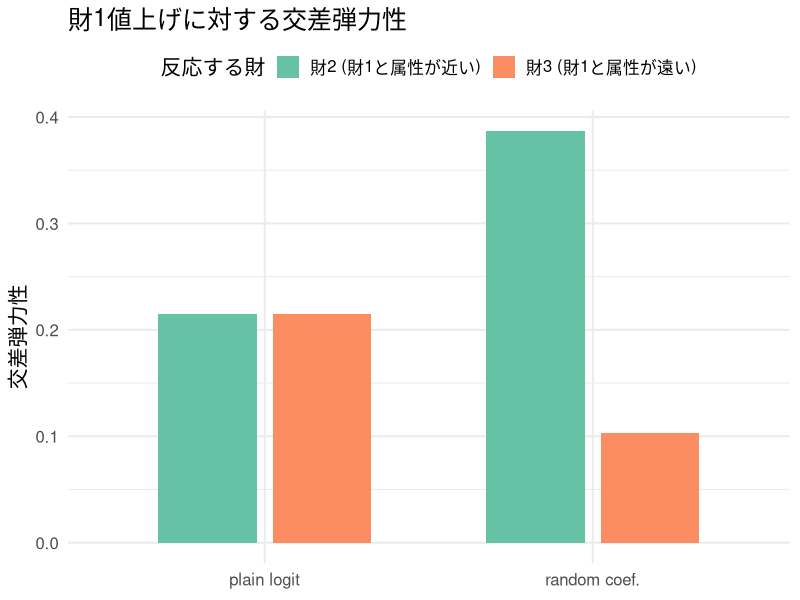
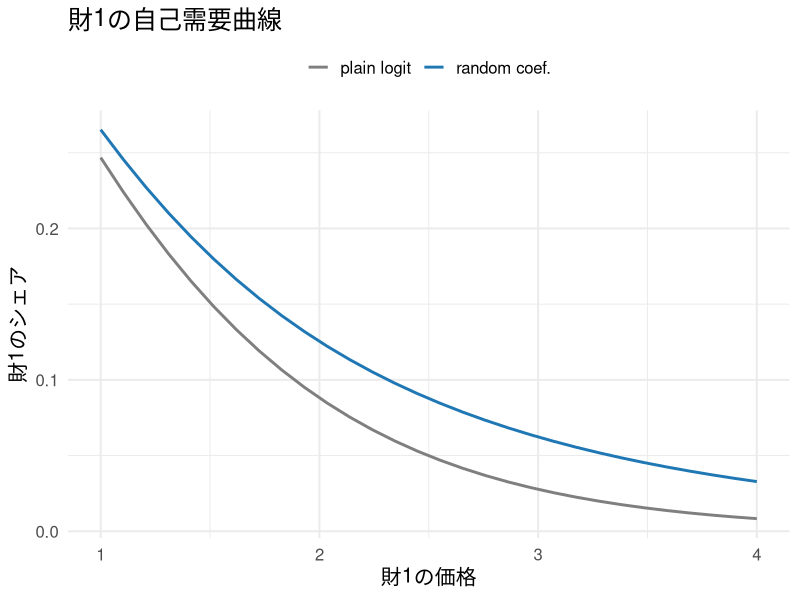
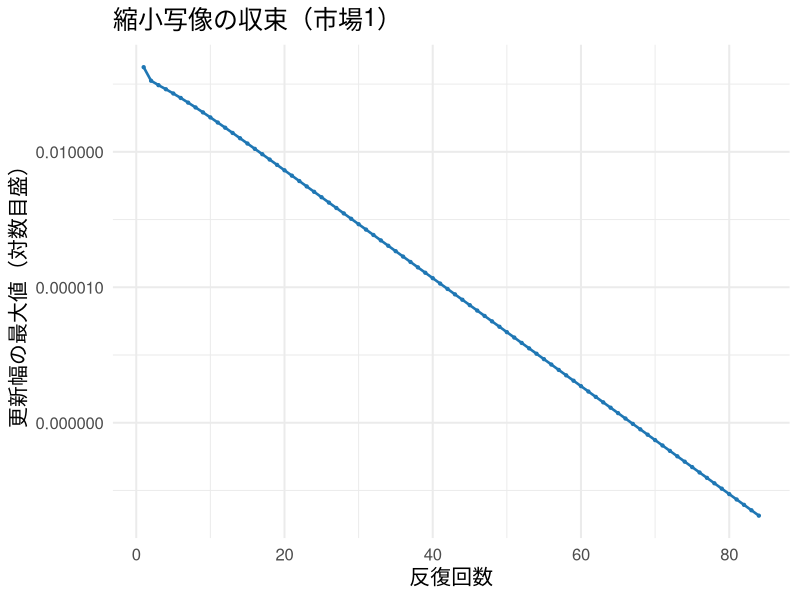
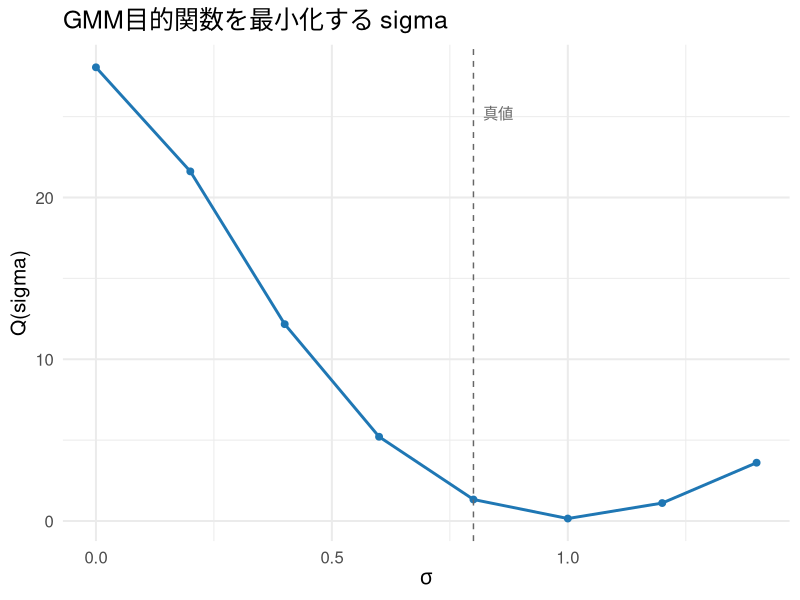
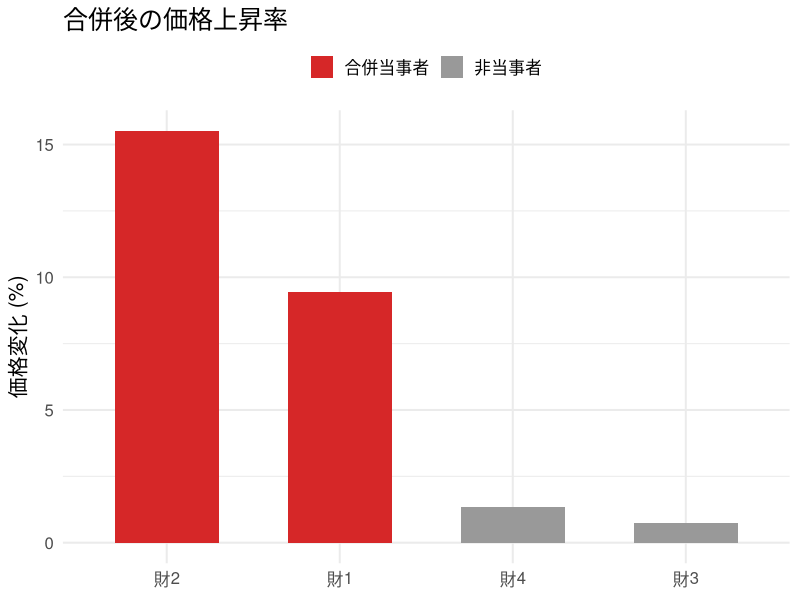

Write the R code that produced these figures, in order.
## ---- chunk 1
#| include: false
library(ggplot2)
library(dplyr)
library(tidyr)
library(scales)
library(knitr)

set.seed(20264)

theme_slide <- function() {
  fam <- if (Sys.info()[["sysname"]] == "Darwin") "Hiragino Sans" else ""
  theme_minimal(base_size = 15, base_family = fam)
}
theme_set(theme_slide())
knitr::opts_chunk$set(fig.align = "center", dpi = 144)
options(scipen = 8)
## ---- chunk 2
#| label: sim-shares-fn
#| echo: true
#| output-location: fragment
sim_shares <- function(x, p, beta0, beta_x, sigma_x, abar, sigma_p, nu_x, nu_p) {
  beta_i  <- beta_x + sigma_x * nu_x            # 属性への好み（人ごと）
  alpha_i <- exp(abar + sigma_p * nu_p)         # 価格係数（対数正規で正）
  V  <- beta0 + outer(beta_i, x) - outer(alpha_i, p)  # (ns x J) 効用
  eV <- exp(V)
  s_ij <- eV / (1 + rowSums(eV))                # 個人ごとの logit シェア
  colMeans(s_ij)                                # 人々について平均 = モンテカルロ積分
}
## ---- chunk 3
#| label: rc-setup
#| include: false
x_char <- c(1.0, 0.9, -0.8)
beta0  <- -1.0
beta_x <- 1.2
abar   <- 0.2
p_base <- c(2.0, 2.1, 1.8)

ns_rc <- 100
nu_x <- rnorm(ns_rc)
nu_p <- rnorm(ns_rc)

s_homog <- sim_shares(x_char, p_base, beta0, beta_x, 0.0, abar, 0.0, nu_x, nu_p)
s_heter <- sim_shares(x_char, p_base, beta0, beta_x, 1.2, abar, 0.6, nu_x, nu_p)
## ---- chunk 4
#| label: rc-share-table
data.frame(
  product = c("財1", "財2", "財3"),
  x       = x_char,
  share_homog = round(s_homog, 4),
  share_heter = round(s_heter, 4)
) |> kable(col.names = c("財", "属性x", "シェア（同質）", "シェア（異質）"))
## ---- chunk 5
#| label: rc-elast-calc
#| include: false
cross_elast <- function(sigma_x, sigma_p) {
  eps <- 1e-5
  s0 <- sim_shares(x_char, p_base, beta0, beta_x, sigma_x, abar, sigma_p, nu_x, nu_p)
  E  <- matrix(0, 3, 3)
  for (k in 1:3) {
    p_up <- p_base; p_up[k] <- p_up[k] + eps
    s1 <- sim_shares(x_char, p_up, beta0, beta_x, sigma_x, abar, sigma_p, nu_x, nu_p)
    E[, k] <- (s1 - s0) / eps * p_base[k] / s0
  }
  dimnames(E) <- list(paste0("財", 1:3), paste0("値上げ:財", 1:3))
  round(E, 3)
}

E_homog <- cross_elast(0.0, 0.0)
E_heter <- cross_elast(1.2, 0.6)
## ---- chunk 6
#| label: rc-elast-homog
kable(E_homog, caption = "同質（plain logit）の弾力性行列（列 = どの財を値上げしたか）")
## ---- chunk 7
#| label: rc-elast-heter
kable(E_heter, caption = "異質（random coefficient）の弾力性行列")
## ---- chunk 8
#| label: fig-rc-cross
#| fig-height: 3.9
df_plot <- data.frame(
  responder = rep(c("財2 (財1と属性が近い)", "財3 (財1と属性が遠い)"), 2),
  model     = rep(c("plain logit", "random coef."), each = 2),
  elasticity = c(E_homog[2, 1], E_homog[3, 1], E_heter[2, 1], E_heter[3, 1])
)
ggplot(df_plot, aes(model, elasticity, fill = responder)) +
  geom_col(position = position_dodge(width = 0.7), width = 0.6) +
  scale_fill_brewer(palette = "Set2") +
  labs(title = "財1値上げに対する交差弾力性",
       x = NULL, y = "交差弾力性", fill = "反応する財") +
  theme(legend.position = "top")
## ---- chunk 9
#| label: fig-rc-demand
#| fig-height: 3.9
p_grid <- seq(1.0, 4.0, length.out = 30)
demand_curve <- function(sigma_x, sigma_p) {
  sapply(p_grid, function(pp) {
    p_try <- p_base; p_try[1] <- pp
    sim_shares(x_char, p_try, beta0, beta_x, sigma_x, abar, sigma_p, nu_x, nu_p)[1]
  })
}
dc <- data.frame(
  price = rep(p_grid, 2),
  share = c(demand_curve(0.0, 0.0), demand_curve(1.2, 0.6)),
  model = rep(c("plain logit", "random coef."), each = length(p_grid))
)
ggplot(dc, aes(price, share, color = model)) +
  geom_line(linewidth = 1) +
  scale_color_manual(values = c("plain logit" = "grey50", "random coef." = "#1f77b4")) +
  labs(title = "財1の自己需要曲線", x = "財1の価格", y = "財1のシェア", color = NULL) +
  theme(legend.position = "top")
## ---- chunk 10
#| label: blp-dgp
#| include: false
J <- 3; Tm <- 60; ns_blp <- 100
beta0_true  <- 4.0      # 定数項
beta_x_true <- 1.5      # 属性への平均選好
abar_true   <- 0.5      # log 価格係数の中心
sigma_true  <- 0.8      # 価格係数のばらつき（推定対象）

x  <- matrix(rnorm(Tm * J), Tm, J)                 # 属性（外生）
w  <- matrix(runif(Tm * J, 0.3, 1.3), Tm, J)       # コストシフター
xi <- matrix(rnorm(Tm * J, 0, 0.6), Tm, J)         # 需要ショック

g0 <- 0.2; gx <- 0.2; gw <- 1.0
omega <- matrix(rnorm(Tm * J, 0, 0.1), Tm, J)
mc <- exp(g0 + gx * x + gw * w + omega)

alpha0_true <- exp(abar_true)
price <- mc * 1.4 + 0.8 * pmax(xi, 0) + 0.1        # xi に反応 -> 内生

nu_blp <- rnorm(ns_blp)   # シミュレーション個人（全市場共通）

shares_from_delta <- function(delta_t, p_t, abar, sigma, nu) {
  alpha_i <- exp(abar + sigma * nu)
  alpha0  <- exp(abar)
  mu <- -outer(alpha_i - alpha0, p_t)
  V  <- sweep(mu, 2, delta_t, "+")
  eV <- exp(V)
  colMeans(eV / (1 + rowSums(eV)))
}

delta_true <- beta0_true + beta_x_true * x - alpha0_true * price + xi
S_obs <- matrix(0, Tm, J)
for (t in 1:Tm) {
  S_obs[t, ] <- shares_from_delta(delta_true[t, ], price[t, ], abar_true, sigma_true, nu_blp)
}
S0_obs <- 1 - rowSums(S_obs)
## ---- chunk 11
#| label: blp-endog-table
endog_df <- data.frame(
  product = paste0("財", 1:J),
  cor_price_xi = round(sapply(1:J, function(j) cor(price[, j], xi[, j])), 3)
)
kable(endog_df, col.names = c("財", "corr(price, xi)"))
## ---- chunk 12
#| label: solve-delta-fn
#| echo: true
#| output-location: fragment
solve_delta <- function(sigma, abar, S_obs, S0_obs, price, nu,
                        tol = 1e-10, maxit = 500, trace_t = NULL) {
  delta <- log(S_obs) - log(S0_obs)    # 初期値 = plain logit の Berry 反転
  trace <- NULL
  for (t in 1:nrow(S_obs)) {
    d <- delta[t, ]; errs <- numeric(0)
    for (it in 1:maxit) {
      s_pred <- shares_from_delta(d, price[t, ], abar, sigma, nu)
      d_new  <- d + log(S_obs[t, ]) - log(s_pred)   # 縮小写像の更新
      err <- max(abs(d_new - d)); errs <- c(errs, err); d <- d_new
      if (err < tol) break
    }
    delta[t, ] <- d
    if (!is.null(trace_t) && t == trace_t) trace <- errs
  }
  list(delta = delta, trace = trace)
}
## ---- chunk 13
#| label: solve-delta-run
#| include: false
res_true <- solve_delta(sigma_true, abar_true, S_obs, S0_obs, price, nu_blp, trace_t = 1)
recon_err <- max(abs(sapply(1:Tm, function(t)
  shares_from_delta(res_true$delta[t, ], price[t, ], abar_true, sigma_true, nu_blp) - S_obs[t, ])))
delta_err <- max(abs(res_true$delta - delta_true))
n_iter1 <- length(res_true$trace)
## ---- chunk 14
#| label: fig-contraction
#| fig-height: 3.7
df_trace <- data.frame(iter = seq_along(res_true$trace), err = res_true$trace)
ggplot(df_trace, aes(iter, err)) +
  geom_line(color = "#1f77b4", linewidth = 0.9) +
  geom_point(color = "#1f77b4", size = 0.8) +
  scale_y_log10(labels = label_number()) +
  labs(title = "縮小写像の収束（市場1）",
       x = "反復回数", y = "更新幅の最大値（対数目盛）")
## ---- chunk 15
#| label: blp-iv-setup
#| include: false
build_Z <- function(x, w) {
  Tn <- nrow(x); Jn <- ncol(x)
  Z <- matrix(0, Tn * Jn, 5)
  row <- 1
  for (t in 1:Tn) for (j in 1:Jn) {
    others <- setdiff(1:Jn, j)
    Z[row, ] <- c(1, x[t, j], w[t, j], sum(x[t, others]), sum(w[t, others]))
    row <- row + 1
  }
  Z
}
build_X <- function(x, price) {
  cbind(1, as.vector(t(x)), as.vector(t(price)))
}

Z    <- build_Z(x, w)
Xmat <- build_X(x, price)

gmm_step <- function(sigma, abar) {
  res <- solve_delta(sigma, abar, S_obs, S0_obs, price, nu_blp)
  d <- as.vector(t(res$delta))
  W <- solve(crossprod(Z))
  ZX <- crossprod(Z, Xmat)
  Zd <- crossprod(Z, d)
  theta1 <- solve(t(ZX) %*% W %*% ZX, t(ZX) %*% W %*% Zd)
  xi_hat <- d - Xmat %*% theta1
  g <- crossprod(Z, xi_hat)
  Q <- as.numeric(t(g) %*% W %*% g)
  list(Q = Q, theta1 = as.vector(theta1), xi_hat = xi_hat)
}
## ---- chunk 16
#| label: blp-gmm-run
#| include: false
sigma_grid <- c(0.0, 0.2, 0.4, 0.6, 0.8, 1.0, 1.2, 1.4)
Q_vals <- sapply(sigma_grid, function(s) gmm_step(s, abar_true)$Q)
best_sigma <- sigma_grid[which.min(Q_vals)]
fit_best <- gmm_step(best_sigma, abar_true)
## ---- chunk 17
#| label: fig-gmm-q
#| fig-height: 3.7
df_Q <- data.frame(sigma = sigma_grid, Q = Q_vals)
ggplot(df_Q, aes(sigma, Q)) +
  geom_line(color = "#1f77b4", linewidth = 1) +
  geom_point(size = 2, color = "#1f77b4") +
  geom_vline(xintercept = sigma_true, linetype = "dashed", color = "grey40") +
  annotate("text", x = sigma_true + 0.02, y = max(Q_vals) * 0.9,
           label = "真値", hjust = 0, color = "grey40") +
  labs(title = "GMM目的関数を最小化する sigma",
       x = expression(sigma), y = "Q(sigma)")
## ---- chunk 18
#| label: blp-linear-table
data.frame(
  parameter = c("定数 (beta_0)", "属性 (beta_x)", "価格 (-alpha_0)"),
  estimated = round(fit_best$theta1, 3),
  truth     = round(c(beta0_true, beta_x_true, -alpha0_true), 3)
) |> kable(col.names = c("パラメータ", "推定値", "真値"))
## ---- chunk 19
#| label: merger-setup
#| include: false
abar_m  <- 0.5      # 推定された log 価格係数の中心（前節と整合）
sigma_m <- 0.8      # 推定された異質性
Jm <- 4
nu_m <- rnorm(ns_blp)

xbeta_xi  <- c(3.0, 2.6, 2.9, 2.7)     # 財1-4 の属性込み平均効用（価格を除く）
mc_true_m <- c(1.0, 1.1, 1.2, 0.9)     # 真の限界費用（答え合わせ用）

choice_probs <- function(p) {
  alpha_i <- exp(abar_m + sigma_m * nu_m)
  V <- sweep(-outer(alpha_i, p), 2, xbeta_xi, "+")
  eV <- exp(V)
  eV / (1 + rowSums(eV))
}
agg_shares <- function(p) colMeans(choice_probs(p))

dS_dp <- function(p) {
  alpha_i <- exp(abar_m + sigma_m * nu_m)
  sij <- choice_probs(p)
  Jmat <- matrix(0, Jm, Jm)
  for (j in 1:Jm) for (k in 1:Jm) {
    if (k == j) {
      Jmat[k, j] <- mean(-alpha_i * sij[, j] * (1 - sij[, j]))
    } else {
      Jmat[k, j] <- mean(alpha_i * sij[, k] * sij[, j])
    }
  }
  Jmat
}

owner_matrix <- function(groups) outer(groups, groups, FUN = function(a, b) as.numeric(a == b))

markup_pieces <- function(p, groups) {
  Jmat <- dS_dp(p)
  Omega <- owner_matrix(groups)
  Delta <- -(Omega * t(Jmat))
  list(Delta = Delta, s = agg_shares(p))
}
## ---- chunk 20
#| label: solve-eq-fn
#| echo: true
#| output-location: fragment
solve_equilibrium <- function(mc, groups, p_init, tol = 1e-10, maxit = 1000) {
  p <- p_init
  for (it in 1:maxit) {
    mp <- markup_pieces(p, groups)      # Delta(p) と s(p) を計算
    p_new <- mc + solve(mp$Delta, mp$s) # p = mc + Delta^{-1} s の固定点反復
    err <- max(abs(p_new - p))
    p <- p_new
    if (err < tol) return(list(p = p, iters = it, ok = TRUE))
  }
  list(p = p, iters = maxit, ok = FALSE)
}
## ---- chunk 21
#| label: merger-pre
#| include: false
groups_pre <- c(1, 2, 3, 4)   # 合併前：4社バラバラ

eq_pre <- solve_equilibrium(mc_true_m, groups_pre, p_init = mc_true_m * 1.5)
p0 <- eq_pre$p
s0 <- agg_shares(p0)

mp0 <- markup_pieces(p0, groups_pre)
mc_implied <- p0 - solve(mp0$Delta, mp0$s)
## ---- chunk 22
#| label: merger-mc-table
data.frame(
  product = paste0("財", 1:4),
  price0  = round(p0, 3),
  mc_implied = round(mc_implied, 4),
  mc_true    = round(mc_true_m, 4)
) |> kable(col.names = c("財", "合併前価格", "逆算した限界費用", "真の限界費用"))
## ---- chunk 23
#| label: merger-post
#| include: false
groups_post <- c(1, 1, 3, 4)
eq_post <- solve_equilibrium(mc_implied, groups_post, p_init = p0)
p1 <- eq_post$p
s1 <- agg_shares(p1)
## ---- chunk 24
#| label: merger-table
data.frame(
  product   = paste0("財", 1:4),
  merging   = c("当事者", "当事者", "", ""),
  price_pre  = round(p0, 3),
  price_post = round(p1, 3),
  pct_change = round((p1 - p0) / p0 * 100, 2)
) |> kable(col.names = c("財", "合併", "合併前価格", "合併後価格", "変化率(%)"))
## ---- chunk 25
#| label: fig-merger
#| fig-height: 3.9
df_m <- data.frame(product = paste0("財", 1:4),
                   pct = (p1 - p0) / p0 * 100,
                   merging = c("合併当事者", "合併当事者", "非当事者", "非当事者"))
ggplot(df_m, aes(reorder(product, -pct), pct, fill = merging)) +
  geom_col(width = 0.6) +
  scale_fill_manual(values = c("合併当事者" = "#d62728", "非当事者" = "grey60")) +
  labs(title = "合併後の価格上昇率", x = NULL, y = "価格変化 (%)", fill = NULL) +
  theme(legend.position = "top")
## ---- chunk 26
#| label: merger-diversion
Jmat0 <- dS_dp(p0)
diversion <- function(j, k) -Jmat0[k, j] / Jmat0[j, j]
upp1 <- diversion(1, 2) * (p0[2] - mc_implied[2])
data.frame(
  metric = c("diversion D(1 to 2)", "diversion D(2 to 1)", "UPP(財1, 効率化なし)"),
  value  = round(c(diversion(1, 2), diversion(2, 1), upp1), 3)
) |> kable(col.names = c("指標", "値"))
## ---- chunk 27
#| label: merger-cs
cs_logsum <- function(p) {
  alpha_i <- exp(abar_m + sigma_m * nu_m)
  V <- sweep(-outer(alpha_i, p), 2, xbeta_xi, "+")
  inclusive <- log(1 + rowSums(exp(V)))
  mean(inclusive / alpha_i)
}
cs0 <- cs_logsum(p0); cs1 <- cs_logsum(p1)
data.frame(
  timing = c("合併前", "合併後", "変化"),
  cs = round(c(cs0, cs1, cs1 - cs0), 4)
) |> kable(col.names = c("時点", "消費者余剰（1人あたり）"))
